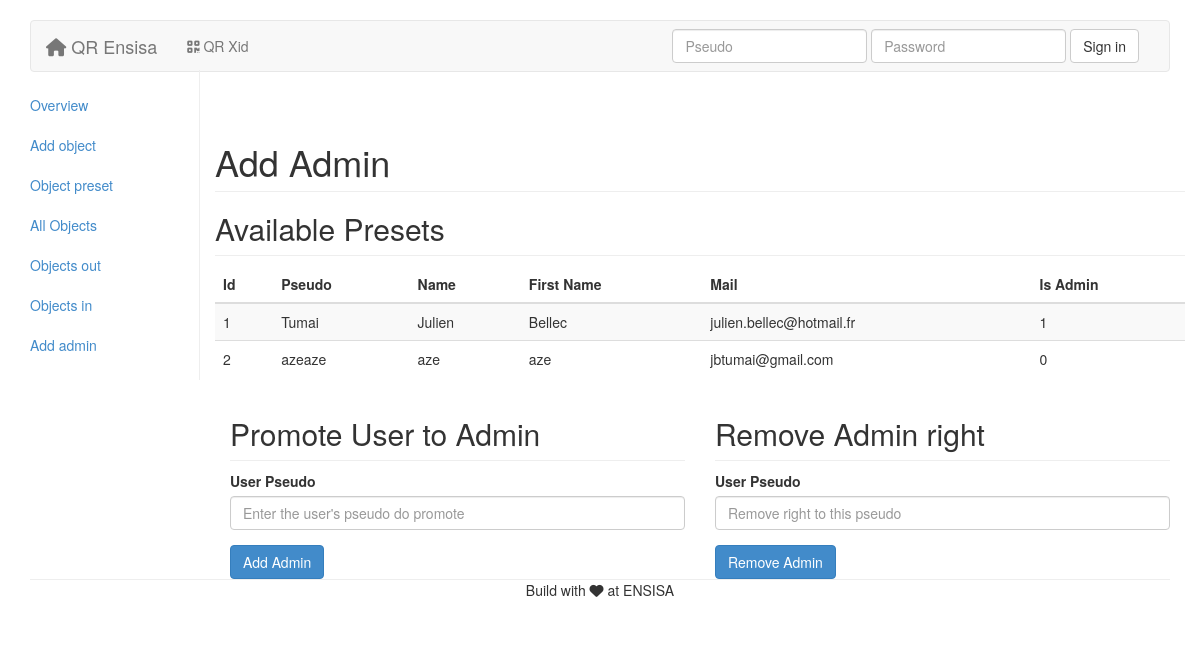
Screenshot of /admin.php?sec=add_admin with the database file from the repository.
### tables this page shows
CREATE TABLE IF NOT EXISTS `user` (
  `id` int(255) NOT NULL AUTO_INCREMENT,
  `name` varchar(255) NOT NULL,
  `lastname` varchar(255) NOT NULL,
  `pseudo` varchar(255) NOT NULL,
  `email` varchar(255) NOT NULL,
  `password` varchar(255) NOT NULL,
  `phone` int(11) NOT NULL,
  `adress` varchar(255) NOT NULL,
  `photos` varchar(255) NOT NULL,
  `network` varchar(255) NOT NULL,
  `promo` varchar(255) NOT NULL,
  `admin` tinyint(1) NOT NULL,
  PRIMARY KEY (`id`),
  UNIQUE KEY `pseudo` (`pseudo`)
);

### includes/admin/add_admin.php (the view)
<h1 class="page-header">Add Admin</h1>
<?php include 'includes/mysql.php';
    $users = $connect->query('SELECT * FROM user'); ?>
<h2 class="sub-header">Available Presets</h2>
<div class="table-responsive">
    <table class="table table-striped">
        <thead>
            <tr>
                <th>Id</th>
                <th>Pseudo</th>
                <th>Name</th>
                <th>First Name</th>
                <th>Mail</th>
                <th>Is Admin</th>
            </tr>
        </thead>
        <tbody>
            <?php while ($fetched = $users->fetch()){?>
            <tr>
                <td><?php echo $fetched['id']; ?></td>
                <td><?php echo $fetched['pseudo']; ?></td>
                <td><?php echo $fetched['name']; ?></td>
                <td><?php echo $fetched['lastname']; ?></td>
                <td><?php echo $fetched['email']; ?></td>
                <td><?php echo $fetched['admin']; ?></td>
            </tr>
        <?php }
        $users->closeCursor();?>
        </tbody>
    </table>
</div>
<div class="col-md-6">
    <h2 class="sub-header">Promote User to Admin</h2>
    <form role="form" method="post" action="includes/admin/act_add_admin.php">
        <div class="form-group">
            <label for="userPseudo">User Pseudo</label>
            <input type="text" class="form-control" name="pseudo" placeholder="Enter the user's pseudo do promote">
        </div>
        <button type="submit" class="btn btn-primary">Add Admin</button>
    </form>
</div>
<div class="col-md-6">
    <h2 class="sub-header">Remove Admin right</h2>
    <form role="form" method="post" action="includes/admin/act_del_admin.php">
        <div class="form-group">
            <label for="userPseudo">User Pseudo</label>
            <input type="text" class="form-control" name="pseudo" placeholder="Remove right to this pseudo">
        </div>
        <button type="submit" class="btn btn-primary">Remove Admin</button>
    </form>
</div>

### css/projet.css (style rules this page uses)
form { max-width: 500px; min-width: 50px; }
body { padding-top: 20px; padding-bottom: 20px; }

### css/admin_panel.css (style rules this page uses)
.sub-header { padding-bottom: 10px; border-bottom: 1px solid #eee; }

### rows the page displays
user: id "1", pseudo "Tumai", name "Julien", lastname "Bellec", email "julien.bellec@hotmail.fr", admin "1"
user: id "2", pseudo "azeaze", name "aze", lastname "aze", email "jbtumai@gmail.com", admin "0"
